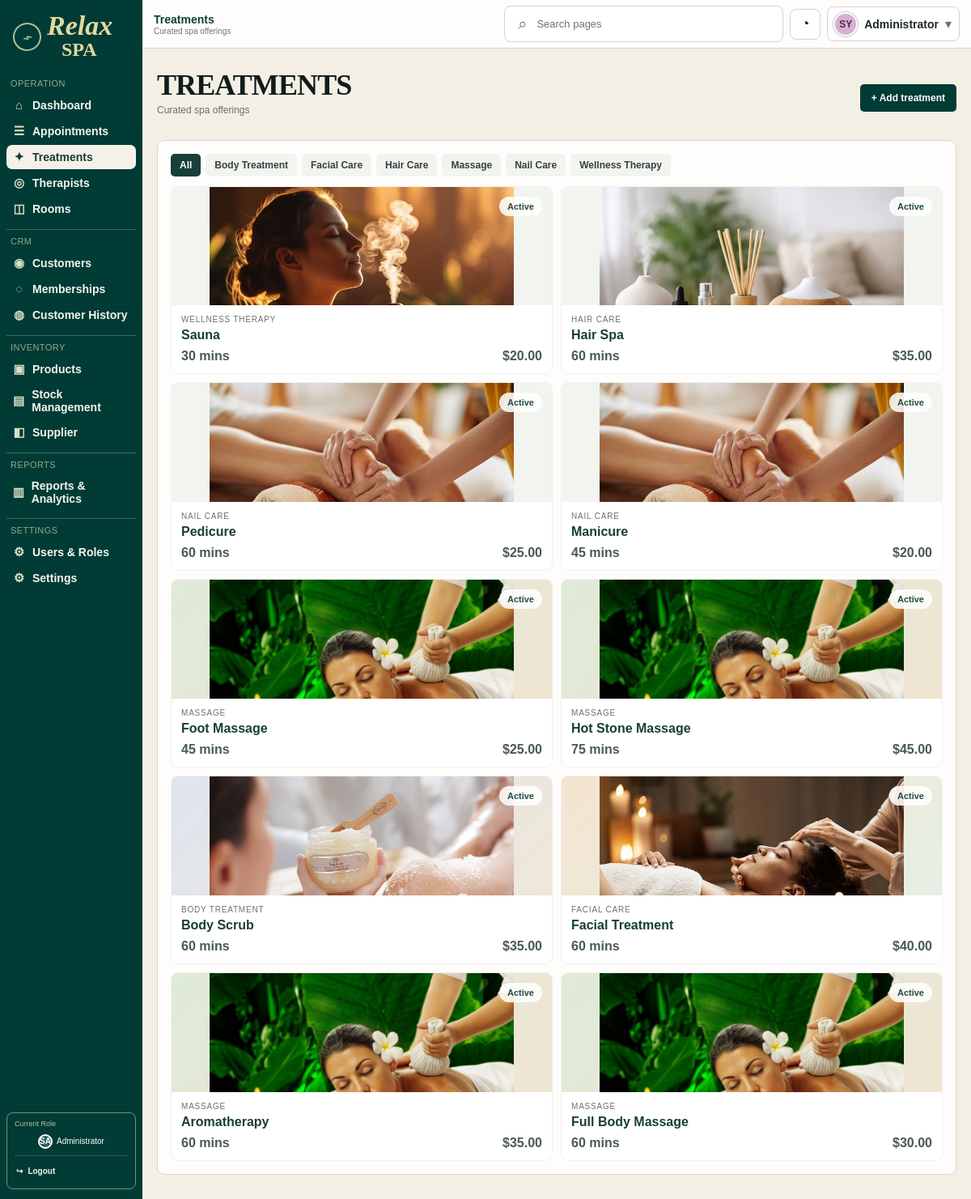
/?route=services (signed in), run on the app's committed database.
### tables this page shows
CREATE TABLE services (
    id BIGINT UNSIGNED AUTO_INCREMENT PRIMARY KEY,
    category_id BIGINT UNSIGNED NOT NULL,
    service_code VARCHAR(30) NOT NULL UNIQUE,
    name VARCHAR(150) NOT NULL,
    duration_minutes SMALLINT UNSIGNED NOT NULL,
    price DECIMAL(12,2) NOT NULL DEFAULT 0,
    description TEXT NULL,
    image_path VARCHAR(255) NULL,
    status ENUM('active','inactive') NOT NULL DEFAULT 'active',
    created_at TIMESTAMP NOT NULL DEFAULT CURRENT_TIMESTAMP,
    updated_at TIMESTAMP NOT NULL DEFAULT CURRENT_TIMESTAMP ON UPDATE CURRENT_TIMESTAMP,
    CONSTRAINT fk_service_category FOREIGN KEY (category_id)
        REFERENCES service_categories(id) ON UPDATE CASCADE ON DELETE RESTRICT,
    INDEX idx_service_name (name),
    INDEX idx_service_status (status)
);

CREATE TABLE service_categories (
    id BIGINT UNSIGNED AUTO_INCREMENT PRIMARY KEY,
    name VARCHAR(100) NOT NULL UNIQUE,
    description VARCHAR(255) NULL,
    status ENUM('active','inactive') NOT NULL DEFAULT 'active',
    created_at TIMESTAMP NOT NULL DEFAULT CURRENT_TIMESTAMP,
    updated_at TIMESTAMP NOT NULL DEFAULT CURRENT_TIMESTAMP ON UPDATE CURRENT_TIMESTAMP
);

### app/Controllers/ServiceController.php (called while the page is built, shortened)
<?php
require_once __DIR__ . '/../Models/Service.php';
require_once __DIR__ . '/../../config/database.php';
final class ServiceController
{
    public function index(): void
    {
        $serviceModel = new Service(Database::connection());
        $role = strtolower((string) ($_SESSION['user']['role'] ?? ''));
        $isTherapist = in_array($role, ['staff', 'therapist'], true);
        $isReadOnly = $isTherapist || $role === 'cashier';
        try {
            $services = $serviceModel->all();
            $categories = $serviceModel->categories();
        } catch (Throwable $e) {
        }
        $view = $role === 'cashier'
            ? 'cashier.php'
            : ($role === 'manager' ? 'index.php' : ($isReadOnly ? 'therapist.php' : 'admin.php'));
        require __DIR__ . '/../Views/services/' . $view;
    }
}

### config/database.php (called while the page is built, shortened)
<?php
require_once __DIR__ . '/config.php';
final class Database
{
    private static ?PDO $connection = null;
    public static function connection(): PDO
    {
        if (self::$connection instanceof PDO) {
            return self::$connection;
        }
        $host = '127.0.0.1';
        $port = '3306';
        $db   = 'spa_management';
        $user = 'root';
        $pass = '';
        $dsn = "mysql:host={$host};port={$port};dbname={$db};charset=utf8mb4";
        self::$connection = new PDO(
            $dsn,
            $user,
            $pass,
            [
                PDO::ATTR_ERRMODE => PDO::ERRMODE_EXCEPTION,
                PDO::ATTR_DEFAULT_FETCH_MODE => PDO::FETCH_ASSOC,
                PDO::ATTR_EMULATE_PREPARES => false,
            ]
        );
        return self::$connection;
    }
}

### app/Models/Service.php (called while the page is built, shortened)
<?php
final class Service
{
	public function categories(): array
	{
		$stmt = $this->db->query("SELECT id, name FROM service_categories WHERE status = 'active' ORDER BY name");
		return $stmt->fetchAll(PDO::FETCH_ASSOC);
	}
	public function all(): array
	{
		$stmt = $this->db->query(
			"SELECT s.id, s.name, s.description, s.duration_minutes, s.price, s.status, s.image_path, c.name AS category
			 FROM services s
			 INNER JOIN service_categories c ON c.id = s.category_id
			 ORDER BY s.id DESC"
		);
		$fallbackImages = [
			'massage' => 'fullbody-massage.png',
			'facial' => 'facial-treatment.png',
			'body' => 'body-scrub.png',
			'wellness' => 'aromatherapy.png',
			'hair' => 'Essentail-oil.png',
			'nail' => 'foot-message.png',
		];
		return array_map(static function (array $service) use ($fallbackImages): array {
			$category = strtolower((string) $service['category']);
			$imagePath = trim((string) ($service['image_path'] ?? ''));
			if ($imagePath === '') {
				$imagePath = 'public/uploads/' . ($fallbackImages[match (true) {
					str_contains($category, 'massage') => 'massage',
					str_contains($category, 'facial') => 'facial',
					str_contains($category, 'body') => 'body',
					str_contains($category, 'wellness') => 'wellness',
					str_contains($category, 'hair') => 'hair',
					str_contains($category, 'nail') => 'nail',
					default => 'wellness',
				}] ?? 'login-bg.jpg');
			}
			return [
				'id' => (int) $service['id'],
				'name' => $service['name'],
				'description' => (string) ($service['description'] ?? ''),
				'duration' => $service['duration_minutes'] . ' mins',
				'price' => '$' . number_format((float) $service['price'], 2),
				'category' => $service['category'],
				'status' => $service['status'] === 'active' ? 'Active' : 'Inactive',
				'thumb' => strtolower(strtok($service['category'], ' ')),
				'image' => APP_URL . '/' . ltrim($imagePath, '/'),
			];
		}, $stmt->fetchAll(PDO::FETCH_ASSOC));
	}
}

### app/Views/services/admin.php (the view, shortened to what this page needs)
<?php
$categoryNames = ['All'];
foreach ($categories as $category):
    $categoryNames[] = $category['name'];
endforeach;
$defaultServiceImage = APP_URL . '/public/uploads/login-bg.jpg';
?>
<!doctype html>
<html lang="en">
<head>
    <link rel="stylesheet" href="<?= e(APP_URL) ?>/public/css/style.css?v=<?= e(asset_version('public/css/style.css')) ?>">
</head>
<body class="dashboard-page" data-role="<?= e(strtolower((string) ($_SESSION['user']['role'] ?? 'admin'))) ?>">
    <div class="dashboard-shell">
        <aside class="sidebar">
            <div class="brand-block">
                <div class="brand-mark">
                    <span class="brand-leaf">⌁</span>
                    <div class="brand-text">
                        <div class="brand-name">Relax</div>
                        <div class="brand-subtitle">SPA</div>
                    </div>
                </div>
            </div>
            <nav class="sidebar-menu">
                <div class="nav-section">
                    <a class="nav-item" href="<?= e(APP_URL) ?>/?route=dashboard"><span class="nav-icon">⌂</span><span>Dashboard</span></a>
                    <a class="nav-item" href="<?= e(APP_URL) ?>/?route=appointments"><span class="nav-icon">☰</span><span>Appointments</span></a>
                    <a class="nav-item active" href="<?= e(APP_URL) ?>/?route=services"><span class="nav-icon">✦</span><span>Treatments</span></a>
                    <a class="nav-item" href="<?= e(APP_URL) ?>/?route=therapists"><span class="nav-icon">◎</span><span>Therapists</span></a>
                    <a class="nav-item" href="<?= e(APP_URL) ?>/?route=rooms"><span class="nav-icon">◫</span><span>Rooms</span></a>
                </div>
                <div class="nav-section">
                    <a class="nav-item" href="<?= e(APP_URL) ?>/?route=customers"><span class="nav-icon">◉</span><span>Customers</span></a>
                    <a class="nav-item" href="<?= e(APP_URL) ?>/?route=memberships"><span class="nav-icon">◌</span><span>Memberships</span></a>
                    <a class="nav-item" href="<?= e(APP_URL) ?>/?route=customer-history"><span class="nav-icon">◍</span><span>Customer History</span></a>
                </div>
                <div class="nav-section">
                    <a class="nav-item" href="<?= e(APP_URL) ?>/?route=products"><span class="nav-icon">▣</span><span>Products</span></a>
                    <a class="nav-item" href="<?= e(APP_URL) ?>/?route=stock-management"><span class="nav-icon">▤</span><span>Stock Management</span></a>
                    <a class="nav-item" href="<?= e(APP_URL) ?>/?route=suppliers"><span class="nav-icon">◧</span><span>Supplier</span></a>
                </div>
                <div class="nav-section">
                    <a class="nav-item" href="<?= e(APP_URL) ?>/?route=reports"><span class="nav-icon">▥</span><span>Reports &amp; Analytics</span></a>
                </div>
                <div class="nav-section">
                    <a class="nav-item" href="<?= e(APP_URL) ?>/?route=users-and-roles"><span class="nav-icon">⚙</span><span>Users &amp; Roles</span></a>
                    <a class="nav-item" href="<?= e(APP_URL) ?>/?route=settings"><span class="nav-icon">⚙</span><span>Settings</span></a>
                </div>
            </nav>
            <?= sidebar_role_footer() ?>
        </aside>
        <main class="main-panel">
            <header class="topbar">
                <div class="topbar-left"><div class="welcome-text">Welcome back, Admin!</div></div>
                <div class="topbar-actions">
                    <div class="search-box"><span class="search-icon">⌕</span><span>Search</span></div>
                    <button class="icon-button" aria-label="Notifications">◔</button>
                    <div class="user-chip"><?= profile_avatar($_SESSION['user'] ?? [], 'user-name', strtoupper(substr((string) ($_SESSION['user']['full_name'] ?? $_SESSION['user']['username'] ?? 'SV'), 0, 2))) ?><span class="user-role"><?= e(role_label((string) ($_SESSION['user']['role'] ?? 'admin'))) ?></span><span class="user-chevron">▾</span></div>
                </div>
            </header>
            <div class="content-wrap">
                <div class="page-heading">
                    <div>
                        <h1 class="page-title">TREATMENTS</h1>
                        <div class="page-date">Curated spa offerings</div>
                    </div>
                    <button class="primary-button" type="button" data-open-modal="service-modal">+ Add treatment</button>
                </div>
                <section class="module-panel">
                    <div class="toolbar-row">
                        <div class="toolbar-pills categories">
                            <?php foreach ($categoryNames as $category): ?>
                                <button class="pill <?= $category === 'All' ? 'active' : '' ?>" type="button"><?= e($category) ?></button>
                            <?php endforeach; ?>
                        </div>
                    </div>
                    <div class="service-grid">
                        <?php foreach ($services as $service): ?>
                            <article class="service-card">
                                <div class="service-thumb thumb-<?= e($service['thumb']) ?>">
                                    <img class="service-image" src="<?= e($service['image'] ?? $defaultServiceImage) ?>" alt="<?= e($service['name']) ?>">
                                    <span class="service-badge service-<?= strtolower(str_replace(' ', '-', $service['status'])) ?>"><?= e($service['status']) ?></span>
                                </div>
                                <div class="service-body">
                                    <div class="service-label"><?= e($service['category']) ?></div>
                                    <h3><?= e($service['name']) ?></h3>
                                    <div class="service-meta">
                                        <span><?= e($service['duration']) ?></span>
                                        <span><?= e($service['price']) ?></span>
                                    </div>
                                </div>
                            </article>
                        <?php endforeach; ?>
                    </div>
                </section>
            </div>
        </main>
    </div>
</body>
</html>

### index.php (shortened to what this page needs)
<?php
require_once __DIR__ . '/config/config.php';
require_once __DIR__ . '/app/controllers/ServiceController.php';
$route = trim(
    (string) ($_GET['route'] ?? 'login'),
    '/'
);
switch ($route) {
    case 'services':
        (new ServiceController())->index();
        break;
}

### config/config.php (shortened to what this page needs)
<?php
function asset_version(string $assetPath): string
{
    $assetPath = ltrim(str_replace(['/', '\\'], DIRECTORY_SEPARATOR, $assetPath), DIRECTORY_SEPARATOR);
    $absolutePath = APP_ROOT . DIRECTORY_SEPARATOR . $assetPath;
    $contentHash = hash_file('crc32b', $absolutePath);
    return filemtime($absolutePath) . '-' . ($contentHash !== false ? $contentHash : filesize($absolutePath));
}
function e(?string $value): string
{
    return htmlspecialchars(
        $value ?? '',
        ENT_QUOTES | ENT_SUBSTITUTE,
        'UTF-8'
    );
}
function profile_image_url(string $imagePath): string
{
    $imagePrefix = 'public/uploads/user_profiles/';
    return '';
}
function profile_avatar(array $user, string $class, string $fallback): string
{
    $imageUrl = profile_image_url((string) ($user['profile_image'] ?? ''));
    $content = $imageUrl !== ''
        ? '<img src="' . e($imageUrl) . '" alt="" aria-hidden="true">'
        : e($fallback);
    return '<span class="' . e($class) . '">' . $content . '</span>';
}
function role_label(string $role): string
{
    return match (strtolower(trim($role))) {
        'admin' => 'Administrator',
        'manager' => 'Manager',
        'staff' => 'Therapist',
        'receptionist' => 'Receptionist',
        'cashier' => 'Cashier',
        default => ucfirst($role),
    };
}
function sidebar_role_footer(bool $includeLogout = true): string
{
    $user = $_SESSION['user'] ?? [];
    $name = trim((string) ($user['full_name'] ?? $user['username'] ?? 'User'));
    $nameParts = preg_split('/\s+/', $name) ?: [];
    $initials = strtoupper(substr($nameParts[0] ?? 'U', 0, 1) . substr($nameParts[1] ?? '', 0, 1));
    $role = role_label((string) ($user['role'] ?? ''));
    $roleCardClass = strtolower((string) ($user['role'] ?? '')) === 'admin' ? ' sidebar-role-admin' : '';
    $logout = $includeLogout
        ? '<form method="post" action="' . e(APP_URL) . '/?route=logout" class="sidebar-logout-form">'
            . '<input type="hidden" name="csrf_token" value="' . e((string) ($_SESSION['csrf_token'] ?? '')) . '">'
            . '<button class="sidebar-logout-button" type="submit"><span aria-hidden="true">↪</span>Logout</button>'
            . '</form>'
        : '';
    return '<div class="sidebar-role' . $roleCardClass . '">'
        . '<span>Current Role</span>'
        . '<div class="role-select">' . profile_avatar($user, 'role-avatar', $initials)
        . '<span>' . e($role) . '</span><span class="chevron" aria-hidden="true">⌄</span></div>'
        . $logout
        . '</div>';
}

### data on the page
services: shows a picture, status "Active", category.name "WELLNESS THERAPY", name "Sauna", duration "30 mins", price "$20.00"
services: shows a picture, status "Active", category.name "HAIR CARE", name "Hair Spa", duration "60 mins", price "$35.00"
services: status "Active", category.name "NAIL CARE", name "Pedicure", duration "60 mins", price "$25.00"
services: status "Active", category.name "NAIL CARE", name "Manicure", duration "45 mins", price "$20.00"
services: status "Active", category.name "MASSAGE", name "Foot Massage", duration "45 mins", price "$25.00"
services: status "Active", category.name "MASSAGE", name "Hot Stone Massage", duration "75 mins", price "$45.00"
services: shows a picture, status "Active", category.name "BODY TREATMENT", name "Body Scrub", duration "60 mins", price "$35.00"
services: shows a picture, status "Active", category.name "FACIAL CARE", name "Facial Treatment", duration "60 mins", price "$40.00"
services: status "Active", category.name "MASSAGE", name "Aromatherapy", duration "60 mins", price "$35.00"
services: status "Active", category.name "MASSAGE", name "Full Body Massage", duration "60 mins", price "$30.00"

### other printed values
$fallback "SA SY"
$role "Administrator"
role_label((string) ($_SESSION['user']['role'] ?? 'admin')) "Administrator"
$category "All"
$category "Body Treatment"
$category "Facial Care"
$category "Hair Care"
$category "Massage"
$category "Nail Care"
$category "Wellness Therapy"
